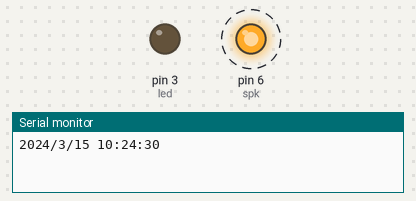
Simulated run of this sketch. Board: Arduino Uno, built with avr-gcc and run on an emulated ATmega328P. Shown: output pins drawn as LEDs (lit = HIGH), the last lines printed to the serial monitor. Dashed ring = blinking. The local clock reads 2024-03-15 10:24:30 at power-on unless the sketch sets it; storage starts empty; the audio player accepts every command and is not drawn.

Above: at 0.1 s.
At 10.1 s:
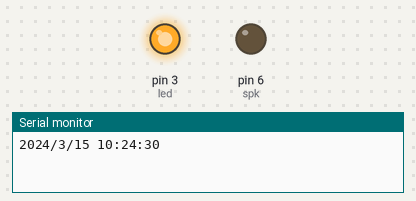
At 35.9 s:
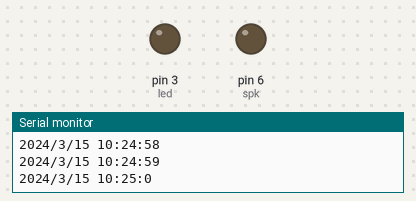
Timing chart, 0 to 37.4 s (numbered marks = the images above):
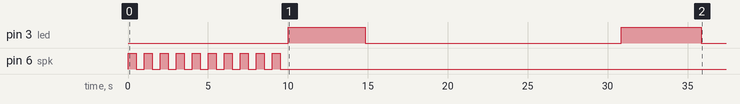

The sketch:

RTC_merin_alarm.ino
```cpp
#include <Wire.h>
#include "RTClib.h"
#define DS3231_I2C_ADDRESS 0x68
RTC_DS1307 RTC;
#include <SD.h>                      // need to include the SD library
//#define SD_ChipSelectPin 53  //example uses hardware SS pin 53 on Mega2560
#define SD_ChipSelectPin 4  //using digital pin 4 on arduino nano 328, can use other pins
#include <TMRpcm.h>           //  also need to include this library...
#include <SPI.h>

TMRpcm tmrpcm;
int mon=0;
int mnk=0;
int spk=6;
int led=3;
void setup () {
  tmrpcm.speakerPin = 9; //5,6,11 or 46 on Mega, 9 on Uno, Nano, etc


  if (!SD.begin(SD_ChipSelectPin)) {  // see if the card is present and can be initialized:
    Serial.println("SD fail");
    return;   // don't do anything more if not
  }
  tmrpcm.play("xyz.wav");
    Serial.begin(9600);
    Wire.begin();
    RTC.begin();
    pinMode(led,OUTPUT);
    pinMode(spk,OUTPUT);
   //  RTC.adjust(DateTime(__DATE__, __TIME__));
   digitalWrite(spk,LOW);
  if (! RTC.isrunning()) {
    Serial.println("RTC is NOT running!");
    // following line sets the RTC to the date & time this sketch was compiled
    RTC.adjust(DateTime(__DATE__, __TIME__));
  }
}
void loop () {
    DateTime now = RTC.now();
    Serial.print(now.year(), DEC);
    Serial.print('/');
    Serial.print(now.month(), DEC);
    Serial.print('/');
    Serial.print(now.day(), DEC);
    Serial.print(' ');
    Serial.print(now.hour(), DEC);
    Serial.print(':');
    Serial.print(now.minute(), DEC);
    Serial.print(':');
    Serial.print(now.second(), DEC);
    Serial.println();
    //digitalWrite(spk,HIGH);
    if(now.hour()==6)
    {
      if(now.minute()>30 && now.minute()<45)
      {
        tmrpcm.play("xyz.wav");
      }
    }
    if(now.hour()!=mon)
    {
      mon=now.hour();
      for(int i=1;i<=(now.hour()%12);i++)
      {
      digitalWrite(spk,HIGH);
      delay(500);
       digitalWrite(spk,LOW);
       delay(500);
      }
    }
     if(now.minute()!=mnk)
    {
      mnk=now.minute();
      for(int i=1;i<=now.minute();i++)
      {
      digitalWrite(led,HIGH);
      delay(200);
      }
      digitalWrite(led,LOW);
    }
    delay(1000);
}
```

Measured:
- by itself, pin 3 (led): alternates HIGH for 4.9 s and LOW for 16.0 s
- by itself, pin 6 (spk): alternates HIGH for 0.50 s and LOW for 0.50 s, 20 changes in all, then stays LOW
